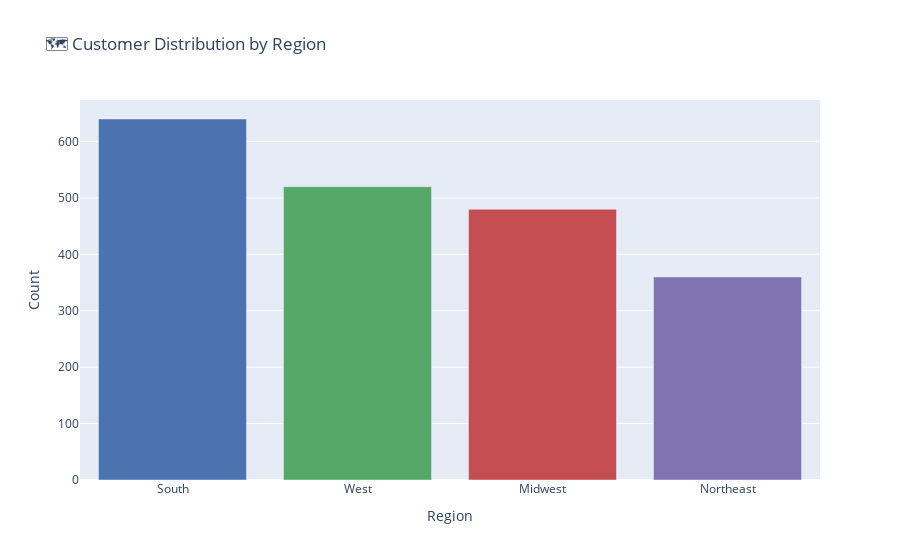

Notebook code for this chart:
### Code cell
# Region Distribution (Customers)
region_counts = df_customers.group_by("Region").agg(pl.count().alias("Count")).sort("Count", descending=True)

fig = px.bar(
    region_counts.to_pandas(),
    x="Region",
    y="Count",
    title="🗺️ Customer Distribution by Region",
    color="Region",
    color_discrete_sequence=COLORS
)
fig.update_layout(showlegend=False)
fig.show()

### Figure 1 — Plotly figure (JSON) as saved in the notebook; plotly's stock layout.template omitted (floating-point values rounded to 4 significant figures)
{"data": [{"hovertemplate": "Region=%{x}<br>Count=%{y}<extra></extra>", "legendgroup": "South", "marker": {"color": "#4c72b0", "pattern": {"shape": ""}}, "name": "South", "orientation": "v", "showlegend": true, "textposition": "auto", "type": "bar", "x": ["South"], "xaxis": "x", "y": [640], "yaxis": "y"}, {"hovertemplate": "Region=%{x}<br>Count=%{y}<extra></extra>", "legendgroup": "West", "marker": {"color": "#55a868", "pattern": {"shape": ""}}, "name": "West", "orientation": "v", "showlegend": true, "textposition": "auto", "type": "bar", "x": ["West"], "xaxis": "x", "y": [520], "yaxis": "y"}, {"hovertemplate": "Region=%{x}<br>Count=%{y}<extra></extra>", "legendgroup": "Midwest", "marker": {"color": "#c44e52", "pattern": {"shape": ""}}, "name": "Midwest", "orientation": "v", "showlegend": true, "textposition": "auto", "type": "bar", "x": ["Midwest"], "xaxis": "x", "y": [480], "yaxis": "y"}, {"hovertemplate": "Region=%{x}<br>Count=%{y}<extra></extra>", "legendgroup": "Northeast", "marker": {"color": "#8172b2", "pattern": {"shape": ""}}, "name": "Northeast", "orientation": "v", "showlegend": true, "textposition": "auto", "type": "bar", "x": ["Northeast"], "xaxis": "x", "y": [360], "yaxis": "y"}], "layout": {"barmode": "relative", "legend": {"title": {"text": "Region"}, "tracegroupgap": 0}, "showlegend": false, "title": {"text": "🗺️ Customer Distribution by Region"}, "xaxis": {"anchor": "y", "categoryarray": ["South", "West", "Midwest", "Northeast"], "categoryorder": "array", "domain": [0, 1], "title": {"text": "Region"}}, "yaxis": {"anchor": "x", "domain": [0, 1], "title": {"text": "Count"}}}}
